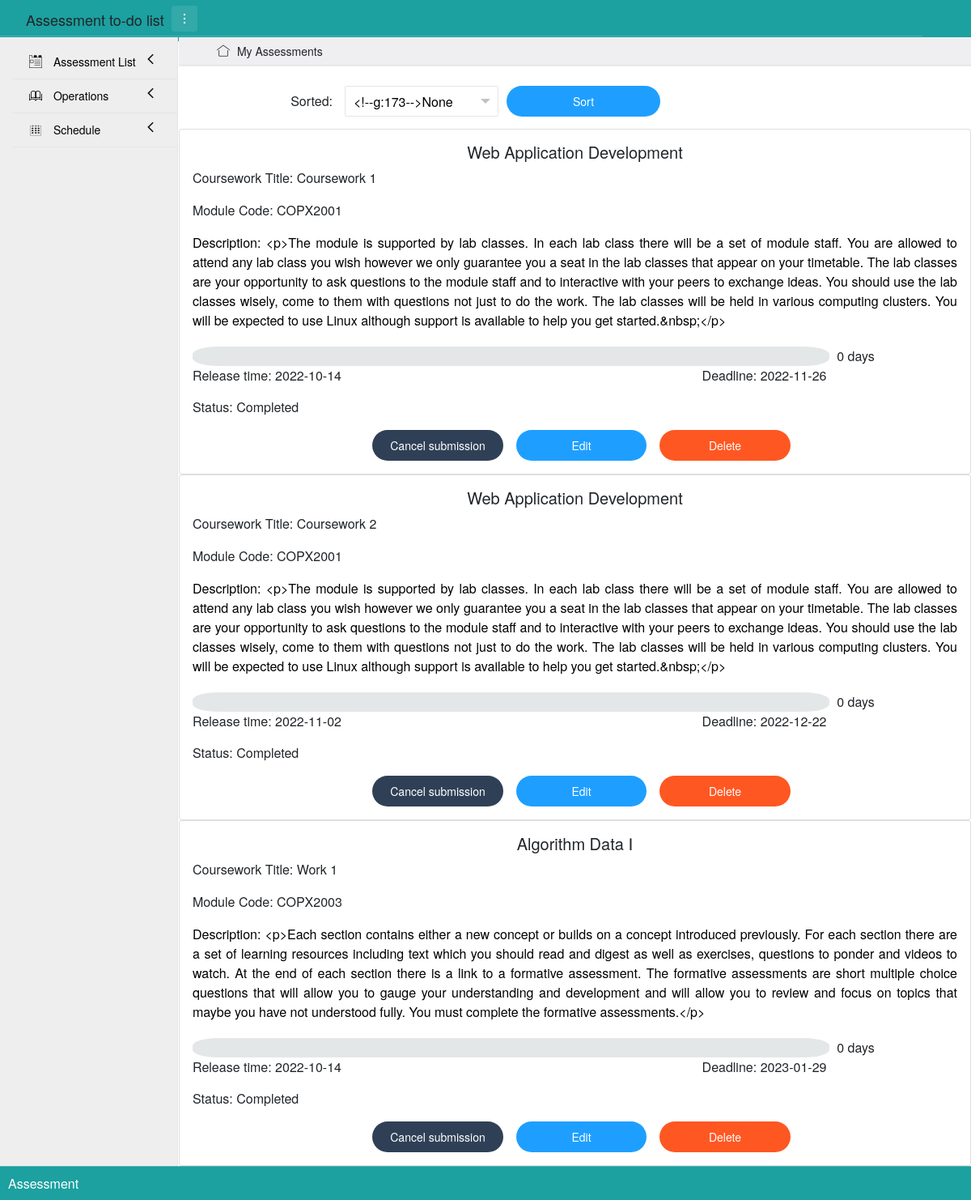
Page /complete on the committed database.
### app/models.py (models this page shows)
class Assessment(db.Model):
    __tablename__ = 'assessments'
    id = db.Column(db.Integer, primary_key=True)
    module = db.Column(db.String(100))
    title = db.Column(db.String(100))
    code = db.Column(db.String(10))
    release_day = db.Column(db.Date())      # the date that assessment begins
    deadline = db.Column(db.Date())
    description = db.Column(db.String(3000))
    status = db.Column(db.Boolean())    # there are two status, 1 is completed, 0 is uncompleted

### app/views.py (the view, shortened to what this page needs)
@app.route('/complete', methods=['GET', 'POST'])
def complete():
    assessment = Assessment.query.filter_by(status=1).all()
    assessment_list = wrap_assessment(assessment)
    form = SortForm()
    print(form.validate_on_submit())
    return render_template('show.html', assessments=assessment_list, PageTitle="Completed Assessment", form=form)

### app/forms.py
class SortForm(FlaskForm):
    method = SelectField('Sorted by', choices=[(0, "None"), (1, 'Module'), (2, 'Title'), (3, 'Release time'),
                                               (4, 'Deadline')], validators=[DataRequired()])
    submit = SubmitField('Sort')

### app/views.py (called while the page is built)
def wrap_assessment(assessment):
    curr_time = datetime.now()
    res = []
    for i in assessment:
        left_time = (i.deadline - curr_time.date()).days
        all_time = (i.deadline - i.release_day).days
        num = left_time * 10 / all_time
        if num <= 0:
            num = 0
        elif num <= 1:
            num = 1
        elif 9 <= num < 10:
            num = 9
        elif num == 10:
            num = 10
        else:
            num = int(round(num))
        day = []
        for j in range(10):
            if 9 - j < num:
                day.append(1)
            else:
                day.append(0)
        if left_time < 0:
            left_time = 0
        res.append([i, num, day, left_time])
    return res

### app/templates/show.html (shortened to what this page needs)
{% extends "base.html" %}
{% block content %}
    <br>
    <div class="layui-container">
        <div class="layui-row">
            {% if PageTitle == "All Assessments" %}
            <form method="post" name="show" class="layui-form">
                <div class="layui-form-item">
                    {{form.csrf_token()}}
                    <label class="layui-form-label col-lg-2 col-md-3 layui-col-sm12">Sorted:</label>
                    <div id="block" class="layui-input-block layui-input-inline">
                        {{ form.method(class_="form-control" ) }}
                    </div>
                    {{form.submit(class_="layui-btn layui-btn-radius layui-btn-normal layui-input-inline")}}
                </div>
            </form>
            {% elif PageTitle == "Completed Assessment" %}
            <form method="post" name="complete" class="layui-form">
                <div class="layui-form-item">
                    <label class="layui-form-label col-lg-2 col-md-3 layui-col-sm12">Sorted:</label>
                    <div id="block1" class="layui-input-block layui-input-inline">
                    </div>
                    {{form.submit(class_="layui-btn layui-btn-radius layui-btn-normal layui-input-inline")}}
                </div>
            </form>
            {% endif %}
        </div>
    </div>
    <div class="row over" data-masonry='{"percentPosition": true }'>
        {% for assessment in assessments %}
        <div class="col-sm-12 col-lg-12 col-md-12 over">
            <div class="card">
                <div class="card-body">
                    <h5 class="card-title text-center">{{ assessment[0].module }}</h5>
                    <p class="card-text">Coursework Title: {{ assessment[0].title }}</p>
                    <p class="card-text">Module Code: {{ assessment[0].code }}</p>
                    <p class="card-text text-font">Description: {{ assessment[0].description }}</p>
                    <div class="card-text time-lable">
                        {% for k in assessment[2] %}
                        {% if k == 1 %}
                        {% if assessment[1] >= 7 %}
                        <div class="time1 col-1 ">&nbsp;</div>
                        {% elif assessment[1] >= 3 %}
                        <div class="time2 col-1 ">&nbsp;</div>
                        {% else %}
                        <div class="time3 col-1 ">&nbsp;</div>
                        {% endif %}
                        {% else %}
                        <div class="notime col-1 ">&nbsp;</div>
                        {% endif %}
                        {% endfor %}
                        <div class="col-2 left">&nbsp;&nbsp;{{assessment[3]}} days</div>
                        <div class="row">
                            <div class="col-4 left">Release time: {{ assessment[0].release_day }}</div>
                            <div class="col-2">&nbsp;</div>
                            <div class="col-4 right">Deadline: {{ assessment[0].deadline }}</div>
                        </div>
                    </div>
                    <p class="card-text">
                        Status:
                        {% if assessment[0].status == 0 %}
                        <strong class="btn-danger">Uncompleted</strong>
                        {% else %}
                        Completed
                        {% endif %}
                    </p>
                    <div class="row justify-content-center">
                        {% if assessment[0].status ==0 %}
                        <a href="{{url_for('mark', id=assessment[0].id, page = PageTitle)}}" id="but" class="layui-btn layui-btn-radius layui-bg-cyan card-link col-lg-2 col-md-3 col-sm-3">
                            Submit
                        </a>
                        {% else %}
                        <a href="{{url_for('mark', id=assessment[0].id, page = PageTitle)}}" id="butt" class="layui-btn layui-btn-radius layui-bg-cyan card-link col-lg-2 col-md-3 col-sm-3">
                            Cancel submission
                        </a>
                        {% endif %}
                        <a href="{{ url_for('edit', id=assessment[0].id, page = PageTitle) }}" class="layui-btn layui-btn-radius layui-btn-normal card-link col-lg-2 col-md-3 col-sm-3">
                            Edit
                        </a>
                        <a href="{{ url_for('delete', id=assessment[0].id, page = PageTitle) }}" class="layui-btn layui-btn-radius layui-btn-danger card-link col-lg-2 col-md-3 col-sm-3">
                            Delete
                        </a>
                    </div>
                </div>
            </div>
        </div>
        {% endfor %}
    </div>
{% endblock %}

### app/static/css/index.css (style rules this page uses)
.notime { background-color: #E4E7E7; float: left; color: #E4E7E7; }
.over { overflow-x: hidden; }
a { color: black; padding: 0; text-decoration: none; }
.text-font { color: black; text-align: justify; }
.left { float: left; text-align: left; }
.right { float: left; text-align: right; }
.time-lable { margin-top: 20px; margin-bottom: 15px; }
div.time1:nth-child(10), div.time2:nth-child(10), div.time3:nth-child(10), div.notime:nth-child(10) { border-radius: 0 40% 40% 0; }
div.time1:nth-child(1), div.time2:nth-child(1), div.time3:nth-child(1), div.notime:nth-child(1) { border-radius: 40% 0 0 40%; }
a#but, a#butt { margin-left: 1rem; }
div#block, div#block1, div#block2 { margin-left: 0; }

### rows in the picture
Assessment: module "Web Application Development", title "Coursework 1", code "COPX2001", description "<p>The module is supported by lab classes. In each lab class there will be a set of module staff. You are allowed to attend any lab class you wish however we only guarantee you a seat in the lab classes that appear on your timetable. The lab classes are your opportunity to ask questions to the module staff and to interactive with your peers to exchange ideas. You should use the lab classes wisely, come to them with questions not just to do the work. The lab classes will be held in various computing clusters. You will be expected to use Linux although support is available to help you get started.&nbsp;</p>", assessment "0", release_day "2022-10-14", deadline "2022-11-26", status "Completed"
Assessment: module "Web Application Development", title "Coursework 2", code "COPX2001", description "<p>The module is supported by lab classes. In each lab class there will be a set of module staff. You are allowed to attend any lab class you wish however we only guarantee you a seat in the lab classes that appear on your timetable. The lab classes are your opportunity to ask questions to the module staff and to interactive with your peers to exchange ideas. You should use the lab classes wisely, come to them with questions not just to do the work. The lab classes will be held in various computing clusters. You will be expected to use Linux although support is available to help you get started.&nbsp;</p>", assessment "0", release_day "2022-11-02", deadline "2022-12-22", status "Completed"
Assessment: module "Algorithm Data Ⅰ", title "Work 1", code "COPX2003", description "<p>Each section contains either a new concept or builds on a concept introduced previously. For each section there are a set of learning resources including text which you should read and digest as well as exercises, questions to ponder and videos to watch. At the end of each section there is a link to a formative assessment. The formative assessments are short multiple choice questions that will allow you to gauge your understanding and development and will allow you to review and focus on topics that maybe you have not understood fully. You must complete the formative assessments.</p>", assessment "0", release_day "2022-10-14", deadline "2023-01-29", status "Completed"
